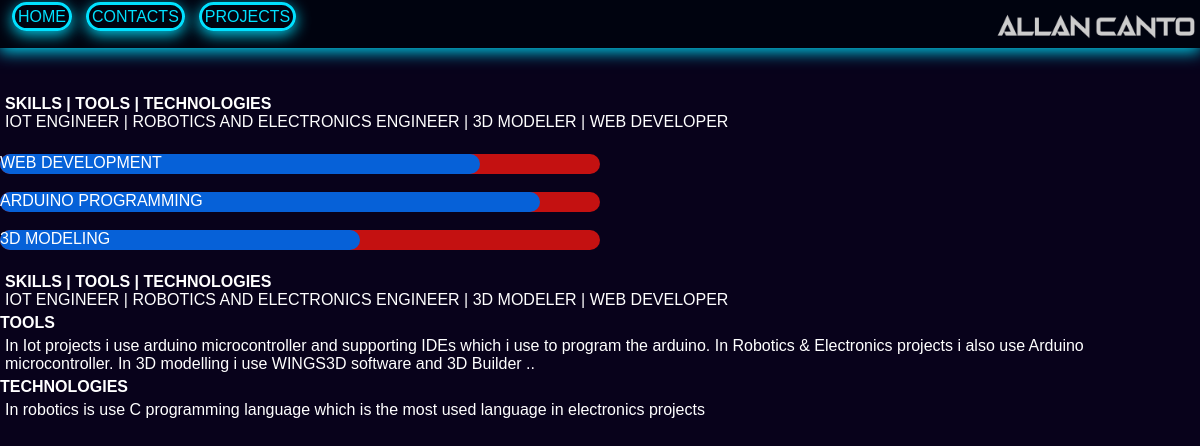
The page /skills.php on the database its author committed.
### tables this page shows
CREATE TABLE `skills` (
  `id` int(20) NOT NULL,
  `tools` text NOT NULL,
  `technologies` text NOT NULL
);

### skills.php (the view, shortened to what this page needs)
<!DOCTYPE html>
<html lang="en">
<head>
	<link rel="stylesheet" href="css/css.css">
</head>
<header>
<nav style="width: 100%;">
		<div class="grid-container">
			<div class="grid-item2"><ul>
			  <li><a href="index.php"><l>HOME</l></a></li>
			  <li><a href="contacts.php"><l>CONTACTS</l></a></li>
			  <li><a href="projcts.php"><l>PROJECTS</l></a></li>
			</ul>
		</div>
			<div class="grid-item2">
			<img src="images/a4.png" width="200px" style="float: right;">
		</div>
	</div>
</nav>
</header>
<body><br><br><br><br><br>
	<p><b>SKILLS | TOOLS | TECHNOLOGIES</b><br>
		IOT ENGINEER | ROBOTICS AND ELECTRONICS ENGINEER |
		3D MODELER | WEB DEVELOPER<br><br>
		<div class="progress-bar">
			<div class="progressWEB">WEB DEVELOPMENT</div>
		</div><br>
		<div class="progress-bar">
			<div class="progressELE">ARDUINO PROGRAMMING</div>
		</div><br>
		<div class="progress-bar">
			<div class="progress3D">3D MODELING</div>
		</div><br>
		<p><b>SKILLS | TOOLS | TECHNOLOGIES</b><br>
			IOT ENGINEER | ROBOTICS AND ELECTRONICS ENGINEER |
			3D MODELER | WEB DEVELOPER</p>
			<b>TOOLS</b><br>
			<?php
			require_once 'php/php1.php';
			$sql = "SELECT * FROM skills";
			$result = $conn->query($sql);
			if ($result->num_rows > 0) {
				while($row = $result->fetch_assoc()) {
					echo "<p>" . $row["tools"]. "</p>";
				}
			} else {
				echo "0 results";
			}
			?>
			<b>TECHNOLOGIES</b><br>
			<?php
			require_once 'php/php1.php';
			$sql = "SELECT * FROM skills";
			$result = $conn->query($sql);
			if ($result->num_rows > 0) {
				while($row = $result->fetch_assoc()) {
					echo "<p>" . $row["technologies"]. "</p>";
				}
			} else {
				echo "0 results";
			}
			?>
	<br>
</body>
</html>

### css/css.css (style rules this page uses)
header { background-color: rgb(0, 0, 0); width: 100%; position: fixed; padding: 0px; margin: 0px; float: right; font-family: arial; display: flex; }
body { width: 100%; padding: 0px; margin: 0px; color: white; background-color: #08021b; font-family: arial; }
l { border-style: solid; border-radius: 50px; border-width: 3px; padding: 3px; margin: 1px; color: rgb(0, 225, 255); box-shadow: 0 4px 15px 0 rgba(0, 225, 255, 0.9); }
nav { background-color: #00030f; height: fit-content; display: flex; padding-top: 3px; justify-content: space-between; align-items: center; box-shadow: 0 4px 15px 0 rgba(0, 225, 255, 0.9); }
nav ul { list-style: none; margin: 0; padding: 0; display: flex; }
nav li { margin: 0 1px; }
nav a { text-decoration: none; font-size: 16px; padding: 5px; border-radius: 5px; transition: background-color 0.3s ease; }
.grid-container { width: 100%; display: grid; grid-template-columns: repeat(auto-fit, minmax(300px, 1fr)); grid-gap: 10px; }
.grid-item2 { margin: 5px; font-weight: lighter; font-family: 'Franklin Gothic Medium', 'Arial Narrow', Arial, sans-serif; }
p { font-family: arial; margin: 5px; }
a { text-decoration: none; }
.progress-bar { width: 50%; height: 20px; background-color: #c41111; border-radius: 20px; }
.progressWEB { width: 80%; height: 100%; background-color: #0661d8; border-radius: 20px; transition: width 0.3s ease; }
.progressELE { width: 90%; height: 100%; background-color: #0661d8; border-radius: 20px; transition: width 0.3s ease; }
.progress3D { width: 60%; height: 100%; background-color: #0661d8; border-radius: 20px; transition: width 0.3s ease; }

### rows shown on the page
skills: tools "In Iot projects i use arduino microcontroller and supporting IDEs which i use to program the arduino. In Robotics & Electronics projects i also use Arduino microcontroller. In 3D modelling i use WINGS3D software and 3D Builder ..", technologies "In robotics is use C programming language which is the most used language in electronics projects"
